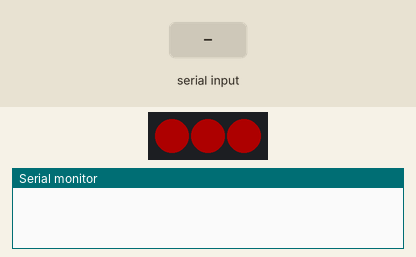
Simulated run of this sketch. Board: ESP8266 (NodeMCU). Shown: 3 RGB LEDs in strip order, left to right, the last lines printed to the serial monitor. Inputs (shaded band) come from the test bench. Dim RGB values are drawn brighter than linear; the strip is taken to match the declared colour order.

Above: at 1.3 s.
1.4 s: "1" received over Serial
At 3.4 s:
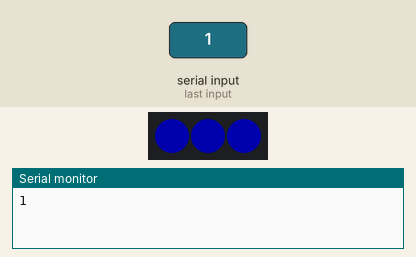
Timing chart, 0 to 4.9 s (numbered marks = the images above; inputs shaded):
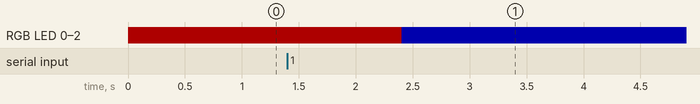

The sketch:

LED_S_Leuchten.ino
```cpp
#include <Adafruit_NeoPixel.h>

// wir legen fest das der D4 PIN für die Kommunikation benutzt wird
uint16_t NeoPIN =D4;
// wir legen fest das es drei LED's im stripe gibt
uint16_t NUM_LEDS =3;

// Wir erstellen eine Referenz auf eine Klasse namens "strip" vom Typ Adafruit_NeoPixel
Adafruit_NeoPixel strip= Adafruit_NeoPixel(NUM_LEDS, NeoPIN, NEO_RGB + NEO_KHZ800);

void setup()
{
  Serial.begin(115200);
  strip.setBrightness(50);
  strip.begin();

  // eine Zahlschleife diese Schleife läuft dreimal durch
  for(int i=0;i<NUM_LEDS;i++)
  {
    // wir legen fest das das alle LED#S grün ist
    strip.setPixelColor(i, strip.Color(255,0,0));
  }
  //wir legen fest das nun der streifen geupdatet wird
  strip.show();
  delay(100);
}

void loop()
{
  String text= Serial.readString();
  if(text.length()!=0)
  {
    //Text ausgeben
    Serial.print(text);
    for(int i=0;i<NUM_LEDS;i++)
    {
      // wir legen fest das das alle LED#S blau ist
      strip.setPixelColor(i, strip.Color(0,0,255));
    }
    //wir legen fest das nun der streifen geupdatet wird
    strip.show();
  }
  delay(100);
}
```

Measured:
- after the input at 1.4 s, RGB LED 0–2: RGB(50, 0, 0) → RGB(0, 0, 50) after 1.0 s
